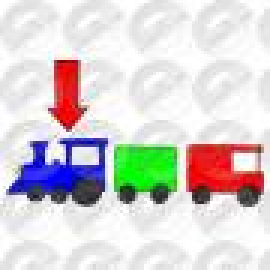
#> input picture Image Processing/copyROI/testImage1.jpg, 90 x 90 px, found by its file name (shown 3 times larger)
$ python copyROI_.py
#> lines starting #> are read from the running program, lines starting #| are printed output that depends on the picture; after the words box and inside, x2 and y2 are one past the last pixel; in counts of white or black regions, pixels touching at a corner belong together
import cv2
import numpy as np
import matplotlib.pyplot as plt

img=cv2.imread('testImage1.JPG')
#> img is the input picture: shape (90, 90, 3); mean B, G, R 210.9, 211.5, 216.1
print(img.shape)
#| (90, 90, 3)
img1=np.copy(img)
green_buggy=img1[45:69,37:61];
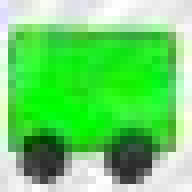
#> green_buggy: shape (24, 24, 3) (shown 8 times larger); mean B, G, R 108.2, 213.2, 109.5
img=cv2.line(img, (36,0),(35,90),(0,0,0), thickness=1)
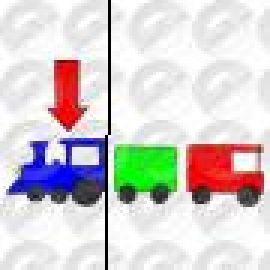
#> img: shape (90, 90, 3) (shown 3 times larger); 1.11% of pixels changed, all inside (x1, y1, x2, y2) = (35, 0, 37, 90)
img=cv2.line(img, (61,0),(61,90),(0,0,0), thickness=1)
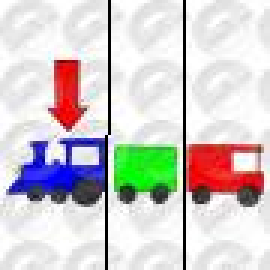
#> img: shape (90, 90, 3) (shown 3 times larger); 1.11% of pixels changed, all inside (x1, y1, x2, y2) = (61, 0, 62, 90)
img=cv2.line(img, (0,69),(90,69),(0,0,0), thickness=1)
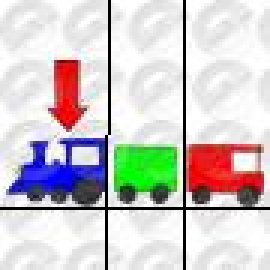
#> img: shape (90, 90, 3) (shown 3 times larger); 1.09% of pixels changed, all inside (x1, y1, x2, y2) = (0, 69, 90, 70)
img=cv2.line(img, (0,45),(90,45),(0,0,0), thickness=1)
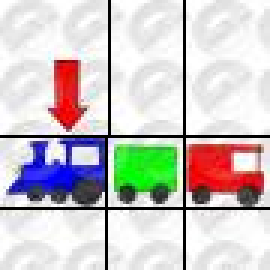
#> img: shape (90, 90, 3) (shown 3 times larger); 1.09% of pixels changed, all inside (x1, y1, x2, y2) = (0, 45, 90, 46)

plt.imshow(img, cmap = 'gray', interpolation = 'bicubic')
plt.xticks([]), plt.yticks([])  # to hide tick values on X and Y axis
plt.show()

plt.imshow(green_buggy, cmap = 'gray', interpolation = 'bicubic')
plt.xticks([]), plt.yticks([])  # to hide tick values on X and Y axis
plt.show()

img1[18:42,37:61]=green_buggy;
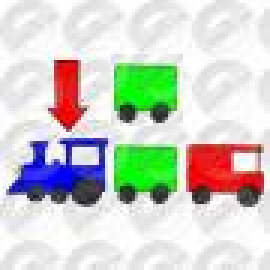
#> img1: shape (90, 90, 3) (shown 3 times larger); 7.11% of pixels changed, all inside (x1, y1, x2, y2) = (37, 18, 61, 42)

plt.imshow(img1, cmap = 'gray', interpolation = 'bicubic')
plt.xticks([]), plt.yticks([])  # to hide tick values on X and Y axis
plt.show()
